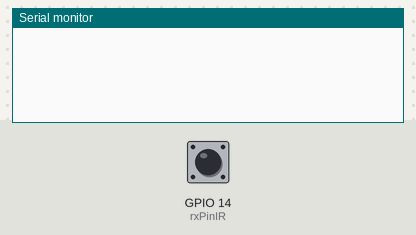
Recording of a sketch running on a simulated ESP8266 (NodeMCU). Shown: the last lines printed to the serial monitor. The inputs (shaded band) are chosen by the test bench; at power-on: GPIO 14 (rxPinIR) LOW.

Above: at 1.2 s.
1.3 s: GPIO 14 (rxPinIR) pulsed HIGH 2 times (0.12 s each, 0.3 s apart)
4.9 s: GPIO 14 (rxPinIR) driven HIGH
At 6.2 s:
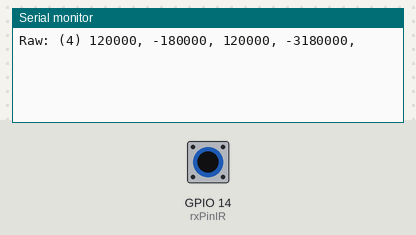
6.5 s: GPIO 14 (rxPinIR) pulsed LOW 5 times (0.12 s each, 0.3 s apart)
At 11.3 s:
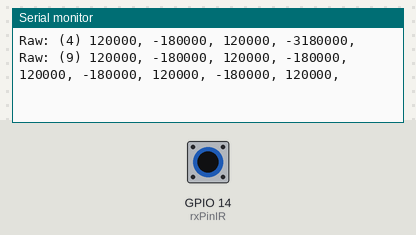

The sketch:

RecebeRaw.ino
```cpp
#define LEDPIN 13
//you may increase this value on Arduinos with greater than 2k SRAM
#define maxLen 800
#define rxPinIR 14 //pin D2 or D3 on standard arduinos. (other pins may be available on More mordern modules like MEga2560, DUE, ESP8266, ESP32)


volatile  unsigned int irBuffer[maxLen]; //stores timings - volatile because changed by ISR
volatile unsigned int x = 0; //Pointer thru irBuffer - volatile because changed by ISR

void setup() {
  Serial.begin(115200); //change BAUD rate as required
  attachInterrupt(digitalPinToInterrupt(rxPinIR), rxIR_Interrupt_Handler, CHANGE);//set up ISR for receiving IR signal
}

void loop() {
  // put your main code here, to run repeatedly:

  //Serial.println(F("Press the button on the remote now - once only"));
  delay(5000); // pause 5 secs
  if (x) { //if a signal is captured
    digitalWrite(LEDPIN, HIGH);//visual indicator that signal received
    Serial.println();
    Serial.print(F("Raw: (")); //dump raw header format - for library
    Serial.print((x - 1));
    Serial.print(F(") "));
    detachInterrupt(digitalPinToInterrupt(rxPinIR));//stop interrupts & capture until finshed here
    for (int i = 1; i < x; i++) { //now dump the times
      if (!(i & 0x1)) Serial.print(F("-"));
      Serial.print(irBuffer[i] - irBuffer[i - 1]);
      Serial.print(F(", "));
    }
    x = 0;
    Serial.println();
    Serial.println();
    digitalWrite(LEDPIN, LOW);//end of visual indicator, for this time
    attachInterrupt(digitalPinToInterrupt(rxPinIR), rxIR_Interrupt_Handler, CHANGE);//re-enable ISR for receiving IR signal
  }

}

void rxIR_Interrupt_Handler() {
  if (x > maxLen) return; //ignore if irBuffer is already full
  irBuffer[x++] = micros(); //just continually record the time-stamp of signal transitions

}
```

Measured:
- after the input at 4.9 s, the serial monitor: prints a new line after 0.10 s (image 1)
- after the input at 6.5 s, the serial monitor: prints a new line after 3.5 s (image 2)
